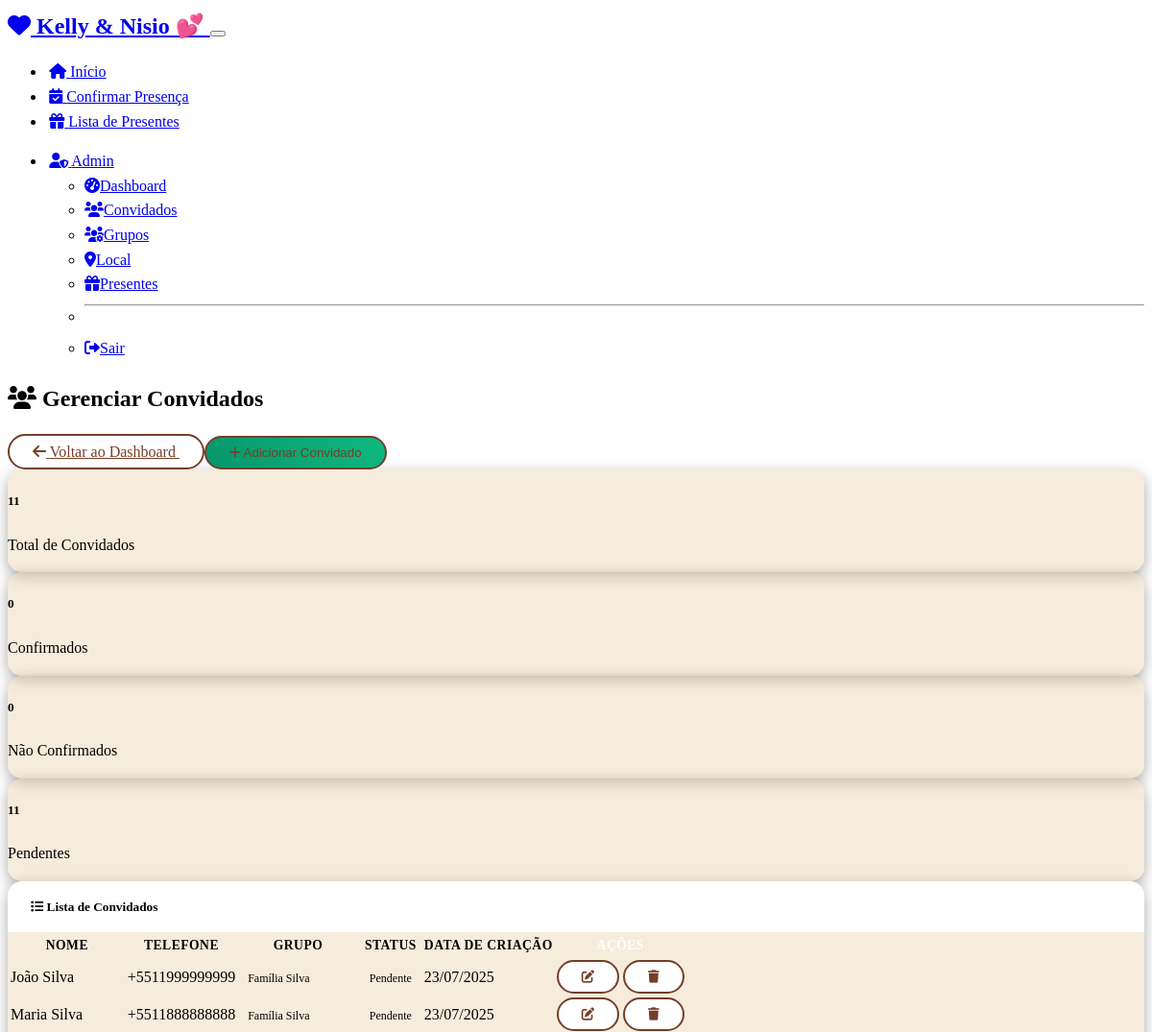
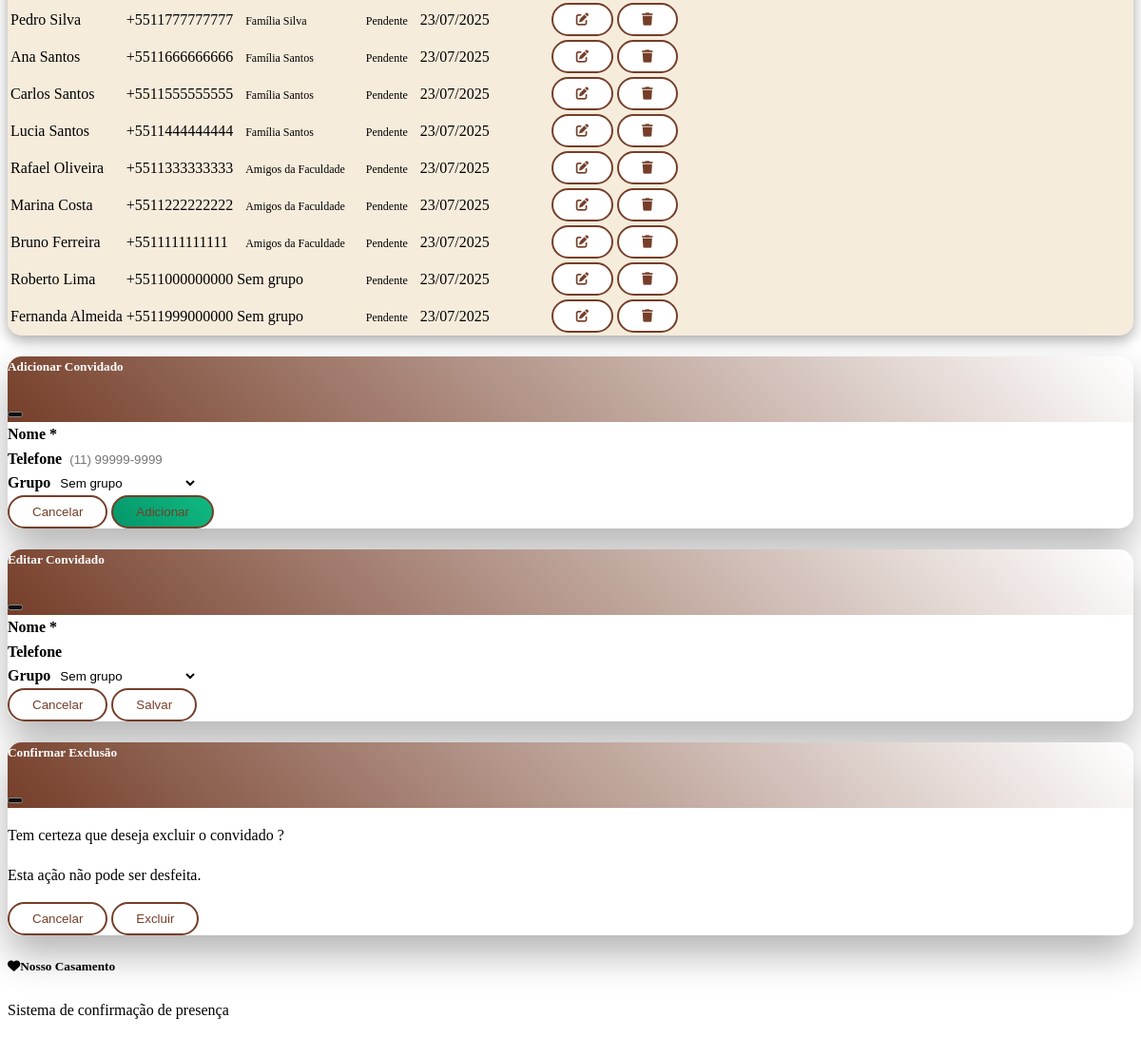
/admin/guests (signed in), run on the app's committed database (2 pictures, top to bottom).
### models.py (models this page shows, shortened)
class Guest(db.Model):
    id = db.Column(db.Integer, primary_key=True)
    name = db.Column(db.String(200), nullable=False)
    phone = db.Column(db.String(20))  # Número de telefone/WhatsApp
    rsvp_status = db.Column(db.String(20), default='pendente')  # pendente, confirmado, nao_confirmado
    group_id = db.Column(db.Integer, db.ForeignKey('guest_group.id'), nullable=True)
    created_at = db.Column(db.DateTime, default=datetime.utcnow)
    updated_at = db.Column(db.DateTime, default=datetime.utcnow, onupdate=datetime.utcnow)

class GuestGroup(db.Model):
    id = db.Column(db.Integer, primary_key=True)
    name = db.Column(db.String(200), nullable=False)  # ex: "Família Silva"
    description = db.Column(db.Text)
    created_at = db.Column(db.DateTime, default=datetime.utcnow)
    guests = db.relationship('Guest', backref='group', lazy=True)

### routes.py (the view)
@app.route('/admin/guests')
def admin_guests():
    if 'admin_id' not in session:
        flash('Acesso negado! Faça login primeiro.', 'danger')
        return redirect(url_for('admin_login'))
    guests = Guest.query.all()
    groups = GuestGroup.query.all()
    total_guests = len(guests)
    confirmed_guests = len([g for g in guests if g.rsvp_status == 'confirmado'])
    declined_guests = len([g for g in guests if g.rsvp_status == 'nao_confirmado'])
    pending_guests = len([g for g in guests if g.rsvp_status == 'pendente'])
    return render_template('admin_guests.html',
                         guests=guests,
                         groups=groups,
                         total_guests=total_guests,
                         confirmed_guests=confirmed_guests,
                         declined_guests=declined_guests,
                         pending_guests=pending_guests)

### templates/admin_guests.html (shortened to what this page needs)
{% extends "base.html" %}
{% block content %}
<div class="row">
    <div class="col-12">
        <div class="d-flex justify-content-between align-items-center mb-4">
            <h2>
                <i class="fas fa-users me-2"></i>
                Gerenciar Convidados
            </h2>
            <div>
                <a href="{{ url_for('admin_dashboard') }}" class="btn btn-outline-secondary me-2">
                    <i class="fas fa-arrow-left me-2"></i>
                    Voltar ao Dashboard
                </a>
                <button type="button" class="btn btn-success" data-bs-toggle="modal" data-bs-target="#addGuestModal">
                    <i class="fas fa-plus me-2"></i>
                    Adicionar Convidado
                </button>
            </div>
        </div>
        <div class="row mb-4">
            <div class="col-md-3">
                <div class="card bg-primary text-white">
                    <div class="card-body">
                        <h5>{{ total_guests }}</h5>
                        <p class="mb-0">Total de Convidados</p>
                    </div>
                </div>
            </div>
            <div class="col-md-3">
                <div class="card bg-success text-white">
                    <div class="card-body">
                        <h5>{{ confirmed_guests }}</h5>
                        <p class="mb-0">Confirmados</p>
                    </div>
                </div>
            </div>
            <div class="col-md-3">
                <div class="card bg-danger text-white">
                    <div class="card-body">
                        <h5>{{ declined_guests }}</h5>
                        <p class="mb-0">Não Confirmados</p>
                    </div>
                </div>
            </div>
            <div class="col-md-3">
                <div class="card bg-warning text-white">
                    <div class="card-body">
                        <h5>{{ pending_guests }}</h5>
                        <p class="mb-0">Pendentes</p>
                    </div>
                </div>
            </div>
        </div>
        <div class="card">
            <div class="card-header">
                <h5 class="mb-0">
                    <i class="fas fa-list me-2"></i>
                    Lista de Convidados
                </h5>
            </div>
            <div class="card-body">
                {% if guests %}
                <div class="table-responsive">
                    <table class="table table-striped">
                        <thead>
                            <tr>
                                <th>Nome</th>
                                <th>Telefone</th>
                                <th>Grupo</th>
                                <th>Status</th>
                                <th>Data de Criação</th>
                                <th class="text-white fw-bold">AÇÕES</th>
                            </tr>
                        </thead>
                        <tbody>
                            {% for guest in guests %}
                            <tr>
                                <td>{{ guest.name }}</td>
                                <td>{{ guest.phone or '-' }}</td>
                                <td>
                                    {% if guest.group %}
                                    <span class="badge bg-info">{{ guest.group.name }}</span>
                                    {% else %}
                                    <span class="text-muted">Sem grupo</span>
                                    {% endif %}
                                </td>
                                <td>
                                    {% if guest.rsvp_status == 'confirmado' %}
                                    <span class="badge bg-success">Confirmado</span>
                                    {% elif guest.rsvp_status == 'nao_confirmado' %}
                                    <span class="badge bg-danger">Não Confirmado</span>
                                    {% else %}
                                    <span class="badge bg-warning">Pendente</span>
                                    {% endif %}
                                </td>
                                <td>{{ guest.created_at.strftime('%d/%m/%Y') }}</td>
                                <td>
                                    <button type="button" class="btn btn-sm btn-outline-primary me-1"
                                        onclick="editGuest({{ guest.id }}, '{{ guest.name }}', '{{ guest.phone or '' }}', {{ guest.group_id or 'null' }})">
                                        <i class="fas fa-edit"></i>
                                    </button>
                                    <button type="button" class="btn btn-sm btn-outline-danger"
                                        onclick="deleteGuest({{ guest.id }}, '{{ guest.name }}')">
                                        <i class="fas fa-trash"></i>
                                    </button>
                                </td>
                            </tr>
                            {% endfor %}
                        </tbody>
                    </table>
                </div>
                {% else %}
                <div class="text-center py-4">
                    <i class="fas fa-users fa-3x text-muted mb-3"></i>
                    <h5>Nenhum convidado cadastrado</h5>
                    <p class="text-muted">Adicione o primeiro convidado para começar</p>
                </div>
                {% endif %}
            </div>
        </div>
    </div>
</div>
<div class="modal fade" id="addGuestModal" tabindex="-1">
    <div class="modal-dialog">
        <div class="modal-content">
            <div class="modal-header">
                <h5 class="modal-title">Adicionar Convidado</h5>
                <button type="button" class="btn-close" data-bs-dismiss="modal"></button>
            </div>
            <form method="POST" action="{{ url_for('add_guest') }}">
                <div class="modal-body">
                    <div class="mb-3">
                        <label for="name" class="form-label">Nome *</label>
                        <input type="text" class="form-control" id="name" name="name" required>
                    </div>
                    <div class="mb-3">
                        <label for="phone" class="form-label">Telefone</label>
                        <input type="tel" class="form-control" id="phone" name="phone" placeholder="(11) 99999-9999">
                    </div>
                    <div class="mb-3">
                        <label for="group_id" class="form-label">Grupo</label>
                        <select class="form-select" id="group_id" name="group_id">
                            <option value="">Sem grupo</option>
                        </select>
                    </div>
                </div>
                <div class="modal-footer">
                    <button type="button" class="btn btn-secondary" data-bs-dismiss="modal">Cancelar</button>
                    <button type="submit" class="btn btn-success">Adicionar</button>
                </div>
            </form>
        </div>
    </div>
</div>
<div class="modal fade" id="editGuestModal" tabindex="-1">
    <div class="modal-dialog">
        <div class="modal-content">
            <div class="modal-header">
                <h5 class="modal-title">Editar Convidado</h5>
                <button type="button" class="btn-close" data-bs-dismiss="modal"></button>
            </div>
            <form method="POST" id="editGuestForm">
                <div class="modal-body">
                    <div class="mb-3">
                        <label for="edit_name" class="form-label">Nome *</label>
                        <input type="text" class="form-control" id="edit_name" name="name" required>
                    </div>
                    <div class="mb-3">
                        <label for="edit_phone" class="form-label">Telefone</label>
                        <input type="tel" class="form-control" id="edit_phone" name="phone">
                    </div>
                    <div class="mb-3">
                        <label for="edit_group_id" class="form-label">Grupo</label>
                        <select class="form-select" id="edit_group_id" name="group_id">
                            <option value="">Sem grupo</option>
                        </select>
                    </div>
                </div>
                <div class="modal-footer">
                    <button type="button" class="btn btn-secondary" data-bs-dismiss="modal">Cancelar</button>
                    <button type="submit" class="btn btn-primary">Salvar</button>
                </div>
            </form>
        </div>
    </div>
</div>
<div class="modal fade" id="deleteGuestModal" tabindex="-1">
    <div class="modal-dialog">
        <div class="modal-content">
            <div class="modal-header">
                <h5 class="modal-title">Confirmar Exclusão</h5>
                <button type="button" class="btn-close" data-bs-dismiss="modal"></button>
            </div>
            <div class="modal-body">
                <p>Tem certeza que deseja excluir o convidado <strong id="deleteGuestName"></strong>?</p>
                <p class="text-muted">Esta ação não pode ser desfeita.</p>
            </div>
            <div class="modal-footer">
                <button type="button" class="btn btn-secondary" data-bs-dismiss="modal">Cancelar</button>
                <form method="POST" id="deleteGuestForm" style="display: inline;">
                    <button type="submit" class="btn btn-danger">Excluir</button>
                </form>
            </div>
        </div>
    </div>
</div>
{% endblock %}

### templates/base.html (shortened to what this page needs)
<!DOCTYPE html>
<html lang="pt-BR" data-bs-theme="dark">
<head>
    <link href="https://cdn.replit.com/agent/bootstrap-agent-dark-theme.min.css" rel="stylesheet">
    <link href="https://cdnjs.cloudflare.com/ajax/libs/font-awesome/6.0.0/css/all.min.css" rel="stylesheet">
    <link href="{{ url_for('static', filename='style.css') }}" rel="stylesheet">
</head>
<body>
    <nav class="navbar navbar-expand-lg navbar-dark bg-dark">
        <div class="container">
            <a class="navbar-brand" href="{{ url_for('index') }}">
                <i class="fas fa-heart me-2"></i>
                Kelly & Nisio 💕
            </a>
            <button class="navbar-toggler" type="button" data-bs-toggle="collapse" data-bs-target="#navbarNav">
            </button>
            <div class="collapse navbar-collapse" id="navbarNav">
                <ul class="navbar-nav me-auto">
                    <li class="nav-item">
                        <a class="nav-link" href="{{ url_for('index') }}">
                            <i class="fas fa-home me-1"></i>
                            Início
                        </a>
                    </li>
                    <li class="nav-item">
                        <a class="nav-link" href="{{ url_for('rsvp') }}">
                            <i class="fas fa-calendar-check me-1"></i>
                            Confirmar Presença
                        </a>
                    </li>
                    <li class="nav-item">
                        <a class="nav-link" href="{{ url_for('gifts') }}">
                            <i class="fas fa-gift me-1"></i>
                            Lista de Presentes
                        </a>
                    </li>
                </ul>
                <ul class="navbar-nav">
                    {% if session.admin_id %}
                    <li class="nav-item dropdown">
                        <a class="nav-link dropdown-toggle" href="#" id="adminDropdown" role="button"
                            data-bs-toggle="dropdown">
                            <i class="fas fa-user-shield me-1"></i>
                            Admin
                        </a>
                        <ul class="dropdown-menu">
                            <li><a class="dropdown-item" href="{{ url_for('admin_dashboard') }}">
                                    <i class="fas fa-tachometer-alt me-2"></i>Dashboard
                                </a></li>
                            <li><a class="dropdown-item" href="{{ url_for('admin_guests') }}">
                                    <i class="fas fa-users me-2"></i>Convidados
                                </a></li>
                            <li><a class="dropdown-item" href="{{ url_for('admin_groups') }}">
                                    <i class="fas fa-users-cog me-2"></i>Grupos
                                </a></li>
                            <li><a class="dropdown-item" href="{{ url_for('admin_venue') }}">
                                    <i class="fas fa-map-marker-alt me-2"></i>Local
                                </a></li>
                            <li><a class="dropdown-item" href="{{ url_for('admin_gifts') }}">
                                    <i class="fas fa-gift me-2"></i>Presentes
                                </a></li>
                            <li>
                                <hr class="dropdown-divider">
                            </li>
                            <li><a class="dropdown-item" href="{{ url_for('admin_logout') }}">
                                    <i class="fas fa-sign-out-alt me-2"></i>Sair
                                </a></li>
                        </ul>
                    </li>
                    {% endif %}
                </ul>
            </div>
        </div>
    </nav>
    <main class="container my-4">
        {% block content %}{% endblock %}
    </main>
    <footer class="bg-dark text-light py-4 mt-5">
        <div class="container">
            <div class="row">
                <div class="col-md-6">
                    <h5><i class="fas fa-heart me-2"></i>Nosso Casamento</h5>
                    <p class="text-muted">Sistema de confirmação de presença</p>
                </div>
            </div>
        </div>
    </footer>
</body>
</html>

### data on the page
Guest: name "João Silva", phone "+5511999999999", group.name "Família Silva", rsvp_status "Pendente", created_at "23/07/2025"
Guest: name "Maria Silva", phone "+5511888888888", group.name "Família Silva", rsvp_status "Pendente", created_at "23/07/2025"
Guest: name "Pedro Silva", phone "+5511777777777", group.name "Família Silva", rsvp_status "Pendente", created_at "23/07/2025"
Guest: name "Ana Santos", phone "+5511666666666", group.name "Família Santos", rsvp_status "Pendente", created_at "23/07/2025"
Guest: name "Carlos Santos", phone "+5511555555555", group.name "Família Santos", rsvp_status "Pendente", created_at "23/07/2025"
Guest: name "Lucia Santos", phone "+5511444444444", group.name "Família Santos", rsvp_status "Pendente", created_at "23/07/2025"
Guest: name "Rafael Oliveira", phone "+5511333333333", group.name "Amigos da Faculdade", rsvp_status "Pendente", created_at "23/07/2025"
Guest: name "Marina Costa", phone "+5511222222222", group.name "Amigos da Faculdade", rsvp_status "Pendente", created_at "23/07/2025"
Guest: name "Bruno Ferreira", phone "+5511111111111", group.name "Amigos da Faculdade", rsvp_status "Pendente", created_at "23/07/2025"
Guest: name "Roberto Lima", phone "+5511000000000", shows "Sem grupo", rsvp_status "Pendente", created_at "23/07/2025"
Guest: name "Fernanda Almeida", phone "+5511999000000", shows "Sem grupo", rsvp_status "Pendente", created_at "23/07/2025"

### other printed values
{{ total_guests }} "11"
{{ confirmed_guests }} "0"
{{ declined_guests }} "0"
{{ pending_guests }} "11"
